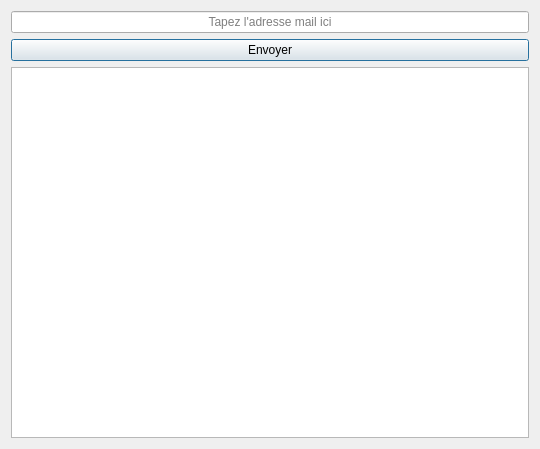
<?xml version="1.0" encoding="UTF-8"?>
<ui version="4.0">
 <class>email</class>
 <widget class="QDialog" name="email">
  <property name="geometry">
   <rect>
    <x>0</x>
    <y>0</y>
    <width>540</width>
    <height>449</height>
   </rect>
  </property>
  <property name="windowTitle">
   <string>Dialog</string>
  </property>
  <layout class="QVBoxLayout" name="verticalLayout">
   <item>
    <widget class="QLineEdit" name="lineEdit_email">
     <property name="alignment">
      <set>Qt::AlignCenter</set>
     </property>
     <property name="placeholderText">
      <string>Tapez l'adresse mail ici</string>
     </property>
    </widget>
   </item>
   <item>
    <widget class="QPushButton" name="envoyermail">
     <property name="text">
      <string>Envoyer</string>
     </property>
    </widget>
   </item>
   <item>
    <widget class="QTextEdit" name="message"/>
   </item>
  </layout>
 </widget>
 <resources/>
 <connections/>
</ui>
